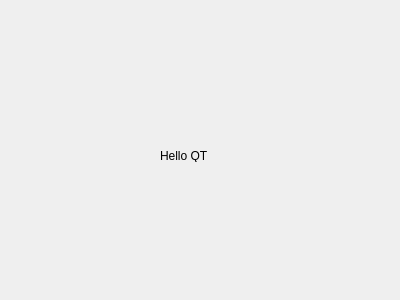
<?xml version="1.0" encoding="UTF-8"?>
<ui version="4.0">
 <class>HelloDialog</class>
 <widget class="QDialog" name="HelloDialog">
  <property name="geometry">
   <rect>
    <x>0</x>
    <y>0</y>
    <width>400</width>
    <height>300</height>
   </rect>
  </property>
  <property name="windowTitle">
   <string>HelloDialog</string>
  </property>
  <property name="windowIcon">
   <iconset>
    <normaloff>app.ico</normaloff>app.ico</iconset>
  </property>
  <widget class="QLabel" name="label">
   <property name="geometry">
    <rect>
     <x>160</x>
     <y>150</y>
     <width>54</width>
     <height>12</height>
    </rect>
   </property>
   <property name="text">
    <string>Hello QT</string>
   </property>
  </widget>
 </widget>
 <layoutdefault spacing="6" margin="11"/>
 <resources/>
 <connections/>
</ui>
